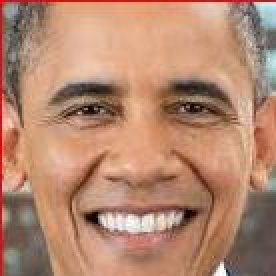
#> input picture 0.jpeg, 138 x 138 px, given in place of tes.jpeg, which was not available (shown 2 times larger)
$ jupyter execute --allow-errors EmotionDetection.ipynb   (older library calls are emulated)   (text cells are left out)
#> lines starting #> are read from the running program, lines starting #| are printed output that depends on the picture; pictures that were not available may be replaced by others from this repository, and a replacement may not be noted
[cell 1]
import numpy as np
import argparse
import matplotlib.pyplot as plt
import cv2
from tensorflow.keras.models import Sequential
from tensorflow.keras.layers import Dense, Dropout, Flatten
from tensorflow.keras.layers import Conv2D
from tensorflow.keras.optimizers import Adam
from tensorflow.keras.layers import MaxPooling2D
from tensorflow.keras.preprocessing.image import ImageDataGenerator
from tensorflow import lite
import os

os.environ['TF_CPP_MIN_LOG_LEVEL'] = '2'

[cell 2]
train_dir = 'data/train'
val_dir = 'data/test'

num_train = 28709
num_val = 7178
batch_size = 64
num_epoch = 50

#> (a cell that did not finish here is left out)

#> (a cell that did not finish here is left out)

#> (a cell that did not finish here is left out)

#> (a cell that did not finish here is left out)

[cell 7]
def plot_model_history(model_history):
    """
    Plot Accuracy and Loss curves given the model_history
    """
    fig, axs = plt.subplots(1,2,figsize=(15,5))
    # summarize history for accuracy
    axs[0].plot(range(1,len(model_history.history['accuracy'])+1),model_history.history['accuracy'])
    axs[0].plot(range(1,len(model_history.history['val_accuracy'])+1),model_history.history['val_accuracy'])
    axs[0].set_title('Model Accuracy')
    axs[0].set_ylabel('Accuracy')
    axs[0].set_xlabel('Epoch')
    axs[0].legend(['train', 'val'], loc='best')
    # summarize history for loss
    axs[1].plot(range(1,len(model_history.history['loss'])+1),model_history.history['loss'])
    axs[1].plot(range(1,len(model_history.history['val_loss'])+1),model_history.history['val_loss'])
    axs[1].set_title('Model Loss')
    axs[1].set_ylabel('Loss')
    axs[1].set_xlabel('Epoch')
    axs[1].legend(['train', 'val'], loc='best')
    plt.show()

#> (a cell that did not finish here is left out)

#> (a cell that did not finish here is left out)

[cell 10]
def map_prediction(prediction):
    emotion_dict = {0: "Angry", 1: "Disgusted", 2: "Fearful", 3: "Happy", 4: "Neutral", 5: "Sad", 6: "Surprised"}
    maxindex = int(np.argmax(prediction))

    return emotion_dict[maxindex]

[cell 11]
from IPython.display import Image, display

display(Image(filename="tes.jpeg"))

[cell 12]
from PIL import Image, ImageOps, ImageDraw
img = Image.open("tes.jpeg").convert('L').resize((48, 48), Image.ANTIALIAS)
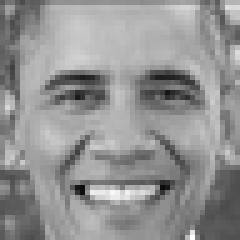
#> img: PIL image 48x48 L (shown 5 times larger); min 10, max 255, mean 146.7
gray = ImageOps.grayscale(img) #convert to grayscale
gray = np.array(gray)
#> (the rest of this cell did not finish here and is left out)

#> (a cell that did not finish here is left out)

[cell 14]
gray = ImageOps.grayscale(Image.open("tes.jpeg"))
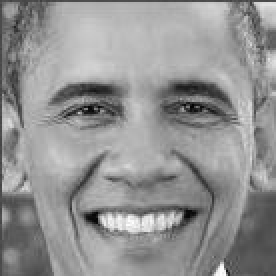
#> gray: PIL image 138x138 L (shown 2 times larger); min 4, max 254, mean 146.5
gray = np.array(gray)

[cell 15]
from PIL import Image
facecasc = cv2.CascadeClassifier('haarcascade_frontalface_default.xml')
faces = facecasc.detectMultiScale(gray,scaleFactor=1.3, minNeighbors=5)
#> faces = [[14, 9, 116, 116]]
img = Image.open("tes.jpeg")
#> img is the input picture: PIL image 138x138 RGB; mean R, G, B 180.6, 135.8, 111.8

shapes = []
for (x, y, w, h) in faces:
    shape = ((x,y), (x+w,y+h))
    shapes.append(shape)
    img1 = ImageDraw.Draw(img)
    img1.rectangle(shape, outline ="red")
#> this loop made 1 pass
#> (x, y, w, h, shape) on pass 1: (14, 9, 116, 116, ((14, 9), (130, 125)))
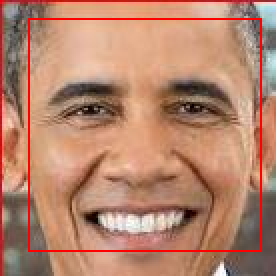
#> img: PIL image 138x138 RGB (shown 2 times larger); mean R, G, B 182.6, 132.5, 109.1
#> after the loop, shapes = [((14, 9), (130, 125))]

img.save('tes-face-detection.jpeg')

[cell 16]
from IPython.display import Image, display

display(Image(filename="tes-face-detection.jpeg"))

[cell 17]
# crop image
# print(shape)
images = []
for shape in shapes:
    ((x1, y1), (x2, y2)) = shape
    cropped = img.crop((x1,y1,x2,y2))
    images.append(cropped)
#> this loop made 1 pass
#> (x1, y1, x2, y2) on pass 1: (14, 9, 130, 125)
#> pass 1, `cropped = img.crop((x1,y1,x2,y2))`:
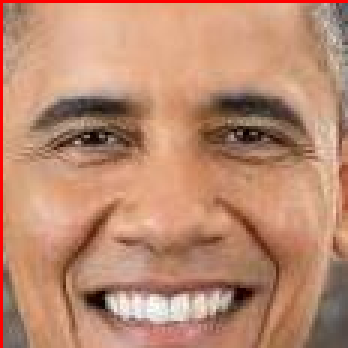
#> cropped: PIL image 116x116 RGB (shown 3 times larger); mean R, G, B 187.9, 138.3, 112.5
#> after the loop, images = 1 item

[cell 18]
ctr = 0
for image in images:
    image.save(f"{ctr}.jpeg")
    ctr = ctr+1
#> this loop made 1 pass
#> ctr on pass 1: 1
#> after the loop, ctr = 1

[cell 19]
from IPython.display import Image, display

display(Image(filename="0.jpeg"))

[cell 20]
from PIL import Image
img = Image.open("0.jpeg").convert('L').resize((48, 48))
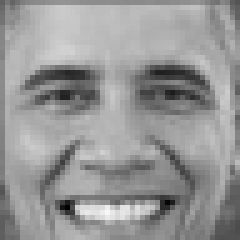
#> img: PIL image 48x48 L (shown 5 times larger); min 1, max 246, mean 150.4
gray = ImageOps.grayscale(img)
img = np.array(gray)
#> (the rest of this cell did not finish here and is left out)

$ run again, on tes-face-detection.jpeg
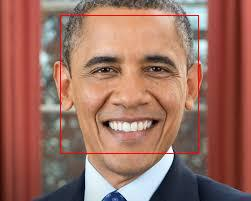
#> input picture tes-face-detection.jpeg, 251 x 201 px, given in place of tes.jpeg, which was not available
#> faces = [[64, 14, 138, 138]]
#> img is the input picture: PIL image 251x201 RGB; mean R, G, B 155.8, 109.3, 96.5
#> the loop `for (x, y, w, h) in faces:` made 1 pass
#> (x, y, w, h, shape) on pass 1: (64, 14, 138, 138, ((64, 14), (202, 152)))
#> after the loop `for (x, y, w, h) in faces:`: shapes = [((64, 14), (202, 152))]
#> the loop `for shape in shapes:` made 1 pass
#> (x1, y1, x2, y2) on pass 1: (64, 14, 202, 152)
#> pass 1, `cropped = img.crop((x1,y1,x2,y2))`:
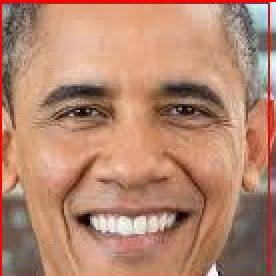
#> cropped: PIL image 138x138 RGB (shown 2 times larger); mean R, G, B 181.6, 134.2, 110.9
#> after the loop `for shape in shapes:`: images = 1 item
#> the loop `for image in images:` made 1 pass
#> ctr on pass 1: 1
#> after the loop `for image in images:`: ctr = 1
#> `img = Image.open("0.jpeg").convert('L').resize((48, 48))`:
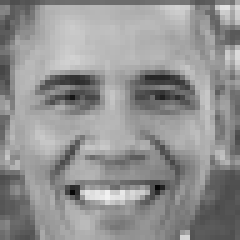
#> img: PIL image 48x48 L (shown 5 times larger); min 6, max 241, mean 145.8
